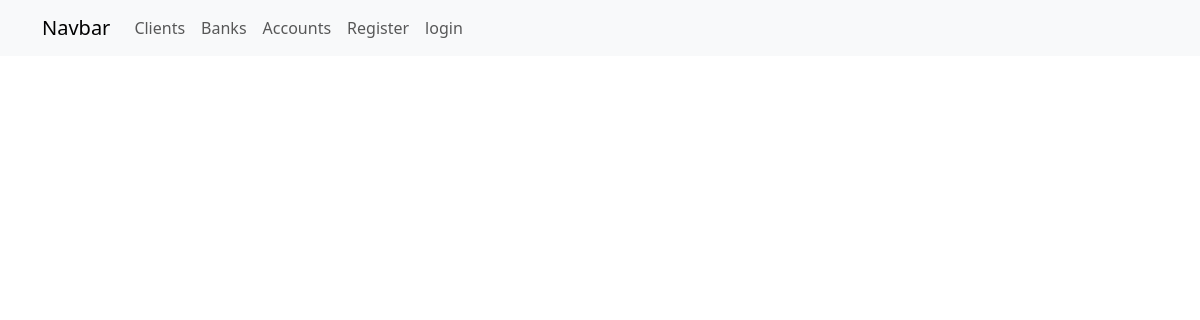
Page /clients on the earlier database version.
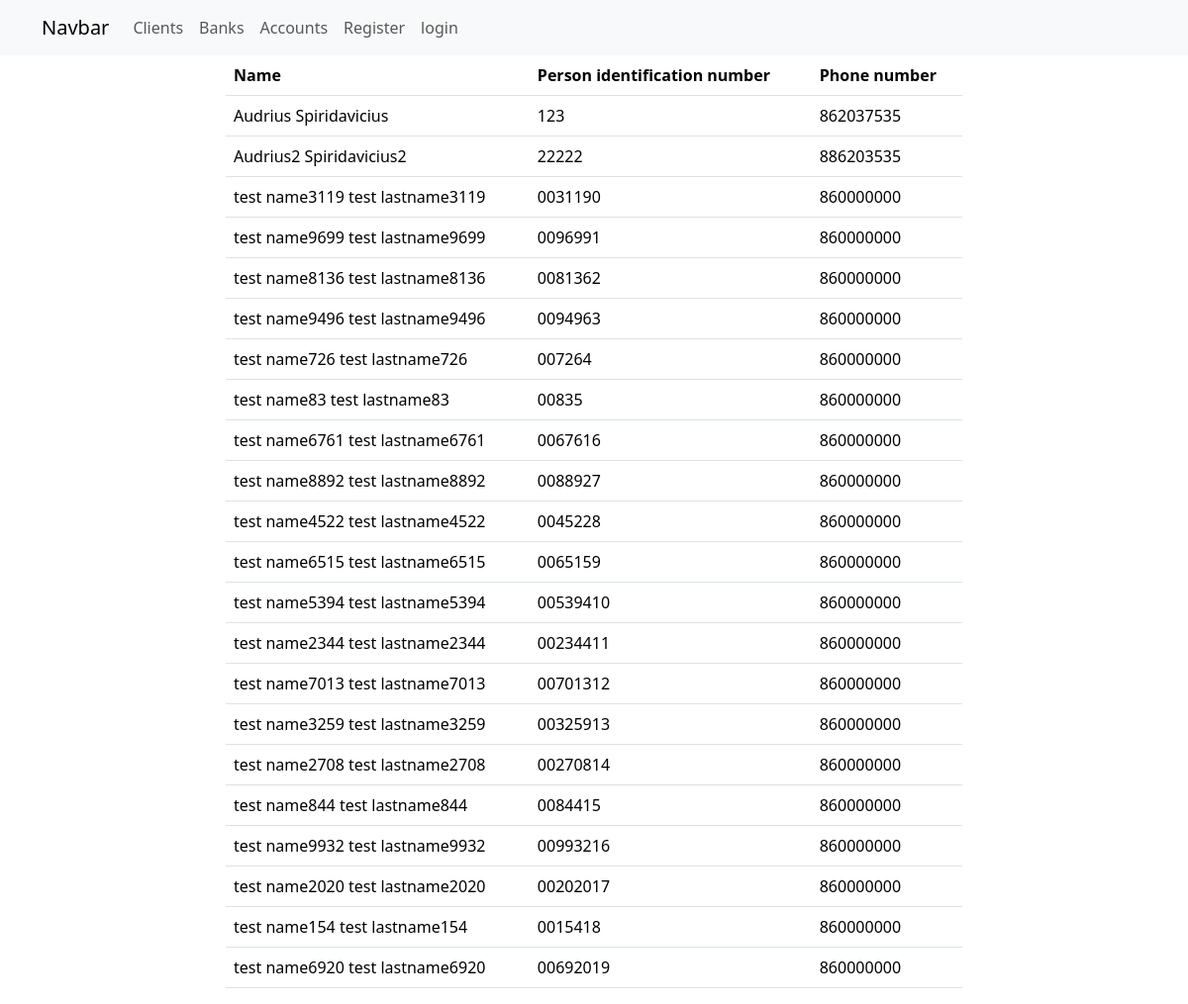
Same page on the later database version.
### database/model/person.py (models this page shows, shortened)
class Person(db.Model):
    id = db.Column(db.Integer, primary_key=True)
    first_name = db.Column('firstname', db.String(100))
    last_name = db.Column('lastname', db.String(100))
    pin = db.Column('pin', db.String(50), unique=True)
    phone = db.Column(db.String(20))
    accounts = db.relationship('BankAccount', back_populates='person')

### app.py (the view)
@app.route("/clients/<string:message>")
@app.route("/clients")
def clients(message=""):
    clients = Person.query.all()
    return render_template('clients.html', clients=clients,
                           message=message)

### templates/clients.html (shortened to what this page needs)
{%extends 'structure.html'%} {%block maincontent%}  {%if clients|length %}
<table class="table">
  <tr>
    <th>Name</th>
    <th>Person identification number</th>
    <th>Phone number</th>
  </tr>
  {%for client in clients%}
  <tr>
    <td>{{client.first_name}}&nbsp;{{client.last_name}}</td>
    <td>{{client.pin}}</td>
    <td>{{client.phone}}</td>
  </tr>
  {%endfor%}
</table>
 {%endif%} {%endblock%}

Differences in the rows shown:
added Person: first_name "Audrius", last_name "Spiridavicius", pin "123", phone "862037535"
added Person: first_name "Audrius2", last_name "Spiridavicius2", pin "22222", phone "886203535"
added Person: first_name "test name3119", last_name "test lastname3119", pin "0031190", phone "860000000"
added Person: first_name "test name9699", last_name "test lastname9699", pin "0096991", phone "860000000"
added Person: first_name "test name8136", last_name "test lastname8136", pin "0081362", phone "860000000"
added Person: first_name "test name9496", last_name "test lastname9496", pin "0094963", phone "860000000"
added Person: first_name "test name726", last_name "test lastname726", pin "007264", phone "860000000"
added Person: first_name "test name83", last_name "test lastname83", pin "00835", phone "860000000"
added Person: first_name "test name6761", last_name "test lastname6761", pin "0067616", phone "860000000"
added Person: first_name "test name8892", last_name "test lastname8892", pin "0088927", phone "860000000"
added Person: first_name "test name4522", last_name "test lastname4522", pin "0045228", phone "860000000"
added Person: first_name "test name6515", last_name "test lastname6515", pin "0065159", phone "860000000"
added Person: first_name "test name5394", last_name "test lastname5394", pin "00539410", phone "860000000"
added Person: first_name "test name2344", last_name "test lastname2344", pin "00234411", phone "860000000"
added Person: first_name "test name7013", last_name "test lastname7013", pin "00701312", phone "860000000"
added Person: first_name "test name3259", last_name "test lastname3259", pin "00325913", phone "860000000"
added Person: first_name "test name2708", last_name "test lastname2708", pin "00270814", phone "860000000"
added Person: first_name "test name844", last_name "test lastname844", pin "0084415", phone "860000000"
added Person: first_name "test name9932", last_name "test lastname9932", pin "00993216", phone "860000000"
added Person: first_name "test name2020", last_name "test lastname2020", pin "00202017", phone "860000000"
added Person: first_name "test name154", last_name "test lastname154", pin "0015418", phone "860000000"
added Person: first_name "test name6920", last_name "test lastname6920", pin "00692019", phone "860000000"
Other differences:
text now shown: "Name Person identification number Phone number"
